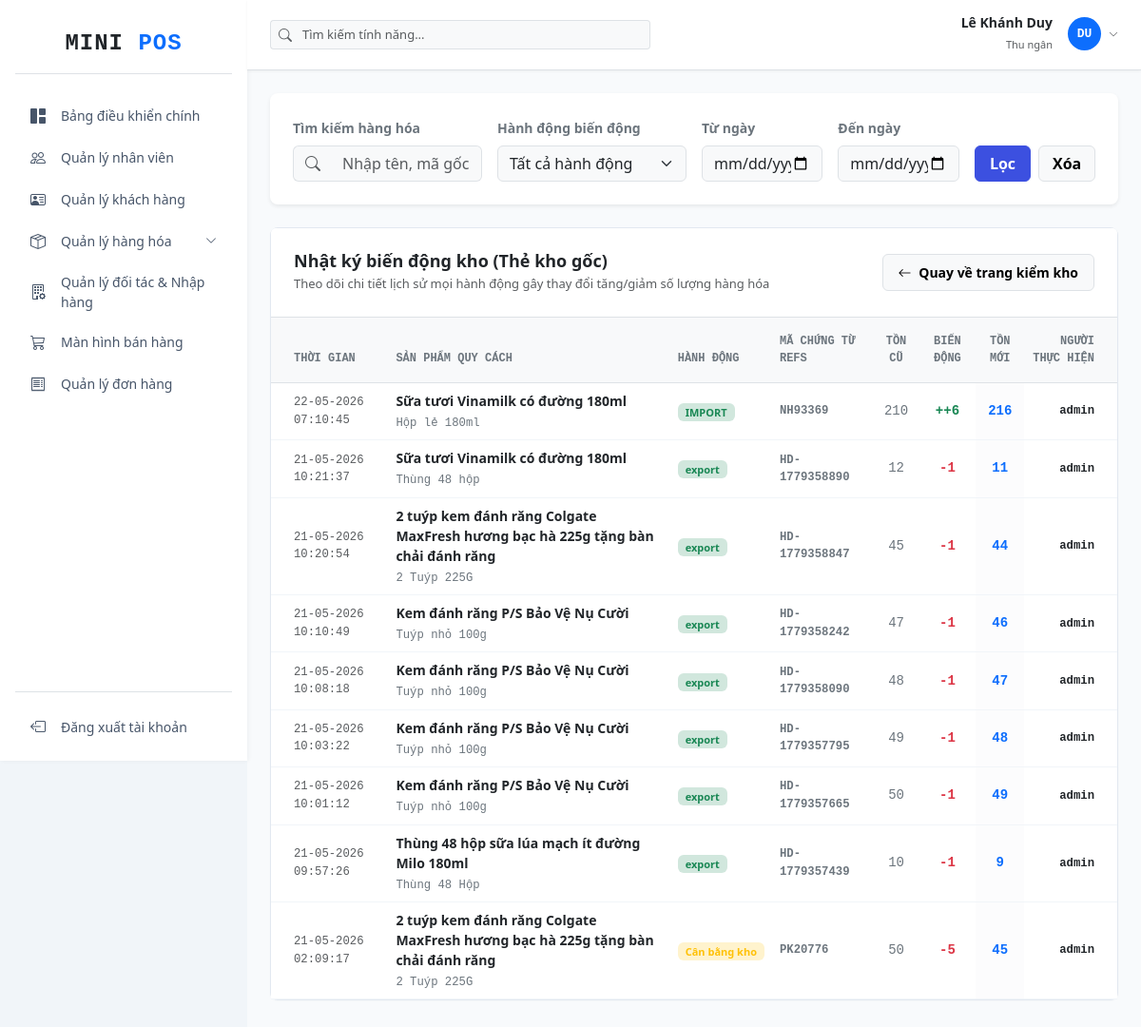
The app's page /inventory/logs (signed in) with its own data.
### tables this page shows
CREATE TABLE `stock_logs` (
  `id` int NOT NULL AUTO_INCREMENT,
  `product_variant_id` int NOT NULL,
  `user_id` int NOT NULL,
  `action_type` varchar(20) NOT NULL,
  `reference_code` varchar(50) DEFAULT NULL,
  `old_qty` int NOT NULL,
  `change_qty` int NOT NULL,
  `new_qty` int NOT NULL,
  `created_at` timestamp NULL DEFAULT CURRENT_TIMESTAMP,
  PRIMARY KEY (`id`),
  KEY `fk_logs_variants` (`product_variant_id`),
  KEY `fk_logs_users` (`user_id`),
  CONSTRAINT `fk_stock_logs_users` FOREIGN KEY (`user_id`) REFERENCES `users` (`id`) ON DELETE RESTRICT ON UPDATE CASCADE,
  CONSTRAINT `fk_stock_logs_variants` FOREIGN KEY (`product_variant_id`) REFERENCES `product_variants` (`id`) ON DELETE RESTRICT ON UPDATE CASCADE
);

CREATE TABLE `products` (
  `id` int NOT NULL AUTO_INCREMENT,
  `product_code` varchar(50) NOT NULL,
  `product_name` varchar(150) NOT NULL,
  `image` varchar(255) DEFAULT NULL,
  `short_description` text,
  `category_id` int NOT NULL,
  `status` tinyint(1) DEFAULT '1',
  `created_at` timestamp NULL DEFAULT CURRENT_TIMESTAMP,
  `updated_at` timestamp NULL DEFAULT CURRENT_TIMESTAMP ON UPDATE CURRENT_TIMESTAMP,
  PRIMARY KEY (`id`),
  UNIQUE KEY `product_code` (`product_code`),
  KEY `category_id` (`category_id`),
  CONSTRAINT `fk_products_categories` FOREIGN KEY (`category_id`) REFERENCES `categories` (`id`) ON DELETE RESTRICT ON UPDATE CASCADE
);

CREATE TABLE `product_variants` (
  `id` int NOT NULL AUTO_INCREMENT,
  `product_id` int NOT NULL,
  `variant_name` varchar(100) NOT NULL,
  `barcode` varchar(50) DEFAULT NULL,
  `cost_price` decimal(15,2) DEFAULT '0.00',
  `sale_price` decimal(15,2) DEFAULT '0.00',
  `stock_qty` int DEFAULT '0',
  `low_stock_threshold` int DEFAULT '10',
  `created_at` timestamp NULL DEFAULT CURRENT_TIMESTAMP,
  PRIMARY KEY (`id`),
  UNIQUE KEY `barcode` (`barcode`),
  KEY `fk_variants_products` (`product_id`),
  CONSTRAINT `fk_variants_products` FOREIGN KEY (`product_id`) REFERENCES `products` (`id`) ON DELETE CASCADE ON UPDATE CASCADE
);

CREATE TABLE `users` (
  `id` int NOT NULL AUTO_INCREMENT,
  `user_code` varchar(20) NOT NULL,
  `username` varchar(50) NOT NULL,
  `password` varchar(255) NOT NULL,
  `full_name` varchar(100) NOT NULL,
  `email` varchar(100) NOT NULL,
  `phone` varchar(15) DEFAULT NULL,
  `avatar` varchar(255) DEFAULT NULL,
  `gender` enum('male','female','other') DEFAULT 'other',
  `date_of_birth` date DEFAULT NULL,
  `address` text,
  `role_id` int DEFAULT NULL,
  `status` tinyint NOT NULL DEFAULT '1',
  `note` text,
  `created_at` timestamp NULL DEFAULT CURRENT_TIMESTAMP,
  `updated_at` timestamp NULL DEFAULT CURRENT_TIMESTAMP ON UPDATE CURRENT_TIMESTAMP,
  PRIMARY KEY (`id`),
  UNIQUE KEY `user_code` (`user_code`),
  UNIQUE KEY `username` (`username`),
  UNIQUE KEY `email` (`email`),
  KEY `fk_users_roles` (`role_id`),
  CONSTRAINT `fk_users_roles` FOREIGN KEY (`role_id`) REFERENCES `roles` (`id`) ON DELETE RESTRICT ON UPDATE CASCADE
);

### controllers/InventoryController.php (called while the page is built, shortened)
<?php
require_once 'models/InventoryModel.php';
class InventoryController
{
    private $inventoryModel;
    public function __construct()
    {
        $database = new Database();
        $this->db = $database->getConnection();
        $this->inventoryModel = new InventoryModel($this->db);
    }
    public function logs()
    {
        $search = isset($_GET['search']) ? trim($_GET['search']) : '';
        $action_type = isset($_GET['action_type']) ? trim($_GET['action_type']) : '';
        $start_date = isset($_GET['start_date']) ? trim($_GET['start_date']) : '';
        $end_date = isset($_GET['end_date']) ? trim($_GET['end_date']) : '';
        $logs = $this->inventoryModel->getStockLogs($search, $action_type, $start_date, $end_date);
        require_once 'views/inventory/logs.php';
    }
}

### config/database.php (called while the page is built, shortened)
<?php
class Database
{
    private $host = DB_HOST;
    private $port = DB_PORT;
    private $db_name = DB_NAME;
    private $username = DB_USER;
    private $password = DB_PASS;
    public function getConnection()
    {
        $this->conn = null;
        try {
            $this->conn = new PDO("mysql:host=" . $this->host . ";port=" . $this->port . ";dbname=" . $this->db_name, $this->username, $this->password);
            $this->conn->setAttribute(PDO::ATTR_ERRMODE, PDO::ERRMODE_EXCEPTION);
            $this->conn->exec("set names utf8");
        } catch (PDOException $exception) {
            echo "Connection error: " . $exception->getMessage();
        }
        return $this->conn;
    }
}

### models/InventoryModel.php (called while the page is built, shortened)
<?php
class InventoryModel
{
    private $conn;
    public function __construct($db)
    {
        $this->conn = $db;
    }
    public function getStockLogs($search = '', $action_type = '', $start_date = '', $end_date = '')
    {
        $query = "SELECT sl.*, pv.variant_name, p.product_name, p.product_code, u.username as fullname
                  FROM stock_logs sl
                  JOIN product_variants pv ON sl.product_variant_id = pv.id
                  JOIN products p ON pv.product_id = p.id
                  JOIN users u ON sl.user_id = u.id
                  WHERE 1=1";
        $query .= " ORDER BY sl.id DESC";
        $stmt = $this->conn->prepare($query);
        $stmt->execute();
        return $stmt->fetchAll(PDO::FETCH_ASSOC);
    }
}

### views/inventory/logs.php (the view, shortened to what this page needs)
<?php
require_once 'views/layout/header.php';
$logs = $logs ?? [];
?>
<div class="card card-custom bg-white border-0 shadow-sm rounded-3 mb-4">
    <div class="card-body p-4">
        <form action="/inventory/logs" method="GET" id="filterStockLogsForm" class="row g-3 align-items-end" novalidate>
            <div class="col-md-3">
                <label class="form-label small fw-semibold text-secondary">Tìm kiếm hàng hóa</label>
                <div class="input-group">
                    <span class="input-group-text bg-light border-end-0 text-muted"><i class="bi bi-search"></i></span>
                    <input type="text" class="form-control bg-light border-start-0 shadow-none" name="search" id="logSearchInput" placeholder="Nhập tên, mã gốc hoặc mã vạch...">
                </div>
            </div>
            <div class="col-md-3">
                <label class="form-label small fw-semibold text-secondary">Hành động biến động</label>
                <select class="form-select bg-light shadow-none" name="action_type" id="logActionSelect">
                    <option value="">Tất cả hành động</option>
                </select>
            </div>
            <div class="col-md-2">
                <label class="form-label small fw-semibold text-secondary">Từ ngày</label>
                <input type="date" class="form-control bg-light shadow-none" name="start_date" id="logStartDate">
            </div>
            <div class="col-md-2">
                <label class="form-label small fw-semibold text-secondary">Đến ngày</label>
                <input type="date" class="form-control bg-light shadow-none" name="end_date" id="logEndDate">
            </div>
            <div class="col-md-2 d-flex gap-2">
                <button type="submit" class="btn btn-primary w-100 fw-semibold shadow-none" style="background-color: #3c50e0; border-color: #3c50e0;">Lọc</button>
                <button type="button" id="btnResetLogFilter" class="btn btn-light border w-100 fw-semibold shadow-none">Xóa</button>
            </div>
        </form>
    </div>
</div>
<div class="card card-custom bg-white mb-4">
    <div class="card-header bg-white border-bottom p-4 d-flex justify-content-between align-items-center">
        <div>
            <h4 class="fw-bold text-dark mb-1" style="font-size: 18px;">Nhật ký biến động kho (Thẻ kho gốc)</h4>
            <p class="text-muted small mb-0" style="font-size: 13px;">Theo dõi chi tiết lịch sử mọi hành động gây thay đổi tăng/giảm số lượng hàng hóa</p>
        </div>
        <a href="/inventory/index" class="btn btn-light border fw-semibold px-3 py-2 rounded-2 shadow-none small" style="font-size: 14px;"><i class="bi bi-arrow-left me-1"></i> Quay về trang kiểm kho</a>
    </div>
    <div class="card-body p-0">
        <div class="table-responsive">
            <table class="table table-hover align-middle mb-0">
                <thead class="table-light text-secondary font-monospace small border-bottom" style="background-color: #f8fafc;">
                    <tr>
                        <th class="ps-4 py-3 text-secondary" style="font-size: 12px;">THỜI GIAN</th>
                        <th class="py-3 text-secondary" style="font-size: 12px;">SẢN PHẨM QUY CÁCH</th>
                        <th class="py-3 text-secondary" style="font-size: 12px;">HÀNH ĐỘNG</th>
                        <th class="py-3 text-secondary" style="font-size: 12px;">MÃ CHỨNG TỪ REFS</th>
                        <th class="py-3 text-center text-secondary" style="font-size: 12px;">TỒN CŨ</th>
                        <th class="py-3 text-center text-secondary" style="font-size: 12px;">BIẾN ĐỘNG</th>
                        <th class="py-3 text-center text-secondary" style="font-size: 12px;">TỒN MỚI</th>
                        <th class="pe-4 py-3 text-end text-secondary" style="font-size: 12px;">NGƯỜI THỰC HIỆN</th>
                    </tr>
                </thead>
                <tbody class="text-dark" style="font-size: 14px;">
                    <?php if (!empty($logs)): ?>
                        <?php foreach ($logs as $l): ?>
                            <tr style="border-bottom: 1px solid #f1f5f9;">
                                <td class="ps-4 font-monospace text-muted small">
                                    <?php echo date('d-m-Y H:i:s', strtotime($l['created_at'])); ?>
                                </td>
                                <td>
                                    <div class="fw-bold text-dark"><?php echo $l['product_name']; ?></div>
                                    <small class="text-secondary font-monospace"><?php echo $l['variant_name']; ?></small>
                                </td>
                                <td>
                                    <?php if ($l['action_type'] === 'ADJUST'): ?>
                                        <span class="badge bg-warning-subtle text-warning fw-semibold px-2 py-1" style="font-size: 11px;">Cân bằng kho</span>
                                    <?php elseif ($l['action_type'] === 'SALE'): ?>
                                        <span class="badge bg-danger-subtle text-danger fw-semibold px-2 py-1" style="font-size: 11px;">Bán quầy</span>
                                    <?php else: ?>
                                        <span class="badge bg-success-subtle text-success fw-semibold px-2 py-1" style="font-size: 11px;"><?php echo $l['action_type']; ?></span>
                                    <?php endif; ?>
                                </td>
                                <td class="font-monospace fw-bold text-secondary small"><?php echo !empty($l['reference_code']) ? $l['reference_code'] : '---'; ?></td>
                                <td class="text-center font-monospace text-secondary"><?php echo $l['old_qty']; ?></td>
                                <td class="text-center font-monospace fw-bold">
                                    <?php if ($l['change_qty'] > 0): ?>
                                        <span class="text-success">++<?php echo $l['change_qty']; ?></span>
                                    <?php elseif ($l['change_qty'] < 0): ?>
                                        <span class="text-danger"><?php echo $l['change_qty']; ?></span>
                                    <?php else: ?>
                                        <span class="text-muted">0</span>
                                    <?php endif; ?>
                                </td>
                                <td class="text-center font-monospace fw-bold text-primary bg-light-subtle"><?php echo $l['new_qty']; ?></td>
                                <td class="pe-4 text-end text-dark font-monospace small fw-semibold"><?php echo $l['fullname']; ?></td>
                            </tr>
                        <?php endforeach; ?>
                    <?php else: ?>
                        <tr><td colspan="8" class="text-center p-5 text-secondary"><i class="bi bi-clock-history d-block mb-2" style="font-size: 40px; color: #cbd5e1;"></i>Thẻ kho trống rỗng, chưa phát sinh bất kỳ hoạt động biến động số lượng nào!</td></tr>
                    <?php endif; ?>
                </tbody>
            </table>
        </div>
    </div>
</div>
<?php require_once 'views/layout/footer.php'; ?>

### views/layout/header.php (style rules this page uses)
body { background-color: #f1f5f9; font-family: 'Segoe UI', system-ui, sans-serif; }
.card-custom { border: 1px solid #e2e8f0; border-radius: 8px; box-shadow: 0 1px 3px rgba(0, 0, 0, 0.02); }

### records on screen
stock_logs: created_at "22-05-2026 07:10:45", products.product_name "Sữa tươi Vinamilk có đường 180ml", product_variant.variant_name "Hộp lẻ 180ml", action_type "IMPORT", reference_code "NH93369", old_qty "210", change_qty "6", new_qty "216", user.username "admin"
stock_logs: created_at "21-05-2026 10:21:37", products.product_name "Sữa tươi Vinamilk có đường 180ml", product_variant.variant_name "Thùng 48 hộp", action_type "export", reference_code "HD-1779358890", old_qty "12", change_qty "-1", new_qty "11", user.username "admin"
stock_logs: created_at "21-05-2026 10:20:54", products.product_name "2 tuýp kem đánh răng Colgate MaxFresh hương bạc hà 225g tặng bàn chải đánh răng", product_variant.variant_name "2 Tuýp 225G", action_type "export", reference_code "HD-1779358847", old_qty "45", change_qty "-1", new_qty "44", user.username "admin"
stock_logs: created_at "21-05-2026 10:10:49", products.product_name "Kem đánh răng P/S Bảo Vệ Nụ Cười", product_variant.variant_name "Tuýp nhỏ 100g", action_type "export", reference_code "HD-1779358242", old_qty "47", change_qty "-1", new_qty "46", user.username "admin"
stock_logs: created_at "21-05-2026 10:08:18", products.product_name "Kem đánh răng P/S Bảo Vệ Nụ Cười", product_variant.variant_name "Tuýp nhỏ 100g", action_type "export", reference_code "HD-1779358090", old_qty "48", change_qty "-1", new_qty "47", user.username "admin"
stock_logs: created_at "21-05-2026 10:03:22", products.product_name "Kem đánh răng P/S Bảo Vệ Nụ Cười", product_variant.variant_name "Tuýp nhỏ 100g", action_type "export", reference_code "HD-1779357795", old_qty "49", change_qty "-1", new_qty "48", user.username "admin"
stock_logs: created_at "21-05-2026 10:01:12", products.product_name "Kem đánh răng P/S Bảo Vệ Nụ Cười", product_variant.variant_name "Tuýp nhỏ 100g", action_type "export", reference_code "HD-1779357665", old_qty "50", change_qty "-1", new_qty "49", user.username "admin"
stock_logs: created_at "21-05-2026 09:57:26", products.product_name "Thùng 48 hộp sữa lúa mạch ít đường Milo 180ml", product_variant.variant_name "Thùng 48 Hộp", action_type "export", reference_code "HD-1779357439", old_qty "10", change_qty "-1", new_qty "9", user.username "admin"
stock_logs: created_at "21-05-2026 02:09:17", products.product_name "2 tuýp kem đánh răng Colgate MaxFresh hương bạc hà 225g tặng bàn chải đánh răng", product_variant.variant_name "2 Tuýp 225G", action_type "Cân bằng kho", reference_code "PK20776", old_qty "50", change_qty "-5", new_qty "45", user.username "admin"

### other values on screen
$_SESSION['full_name'] "Lê Khánh Duy"
substr(end($words), 0, 2) "DU"
